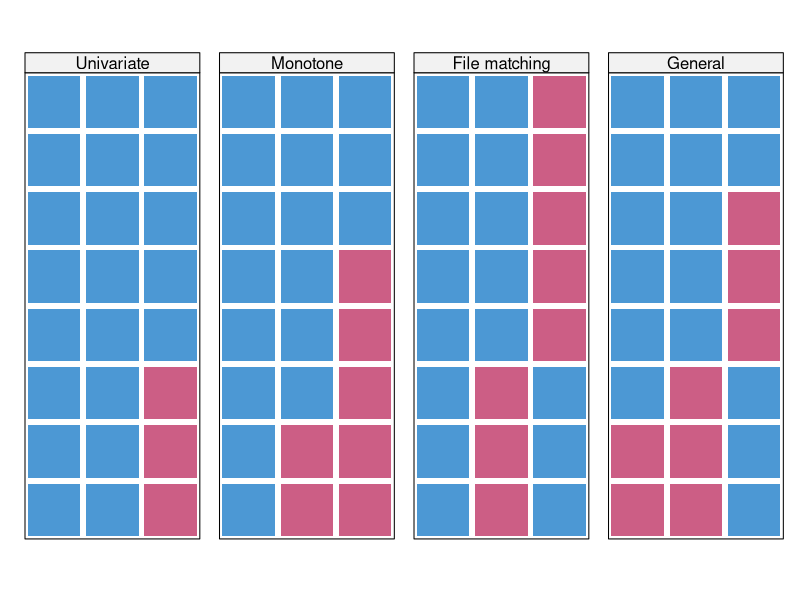
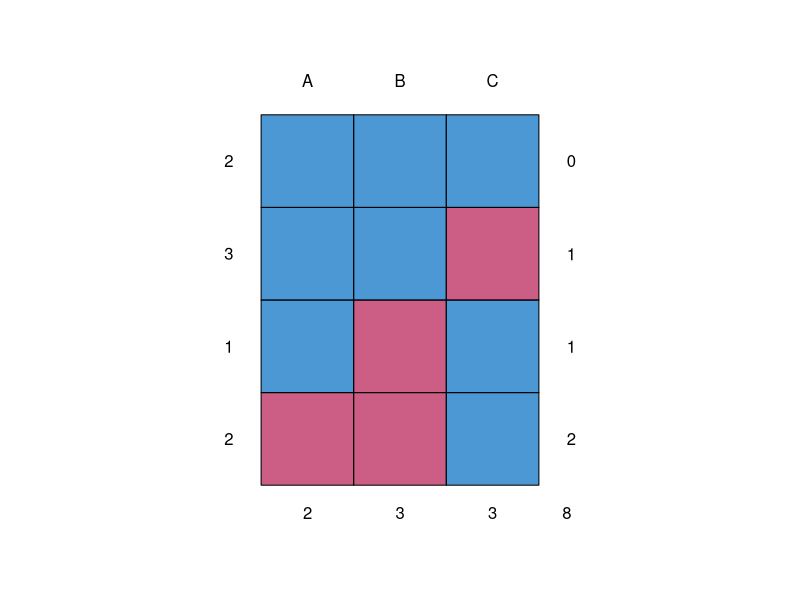
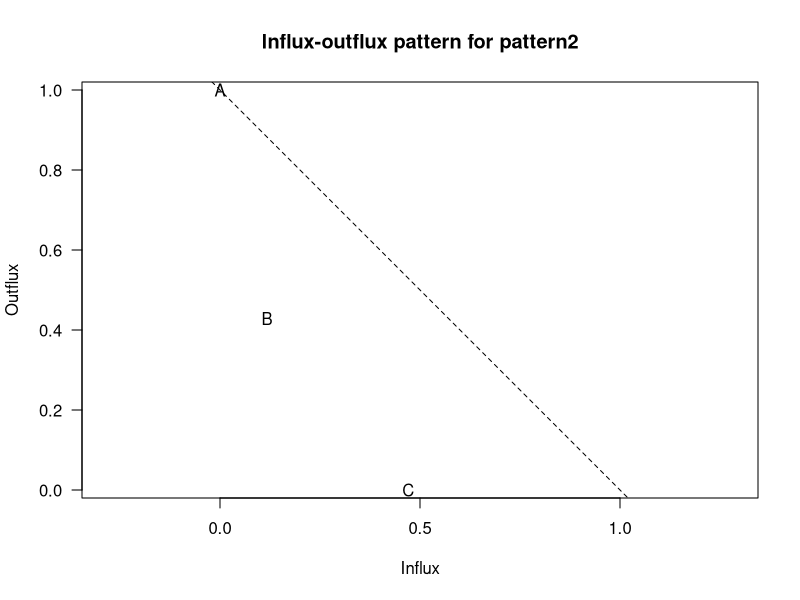

These charts were generated, in order, by the following R code:
library(mice)


### Name: pattern
### Title: Datasets with various missing data patterns
### Aliases: pattern pattern1 pattern2 pattern3 pattern4
### Keywords: datasets

### ** Examples

require(lattice)
require(MASS)

pattern4

data <- rbind(pattern1, pattern2, pattern3, pattern4)
mdpat <- cbind(expand.grid(rec = 8:1, pat = 1:4, var = 1:3), r=as.numeric(as.vector(is.na(data))))

types <-  c("Univariate","Monotone","File matching","General")
tp41 <- levelplot(r~var+rec|as.factor(pat), data=mdpat,
         as.table=TRUE, aspect="iso",
         shrink=c(0.9), 
         col.regions = mdc(1:2),
         colorkey=FALSE,
         scales=list(draw=FALSE),
         xlab="", ylab="",
         between = list(x=1,y=0),
         strip = strip.custom(bg = "grey95", style = 1,
           factor.levels = types))
print(tp41)

md.pattern(pattern4)
p <- md.pairs(pattern4)
p

### proportion of usable cases
p$mr/(p$mr+p$mm)

### outbound statistics
p$rm/(p$rm+p$rr)


fluxplot(pattern2)
